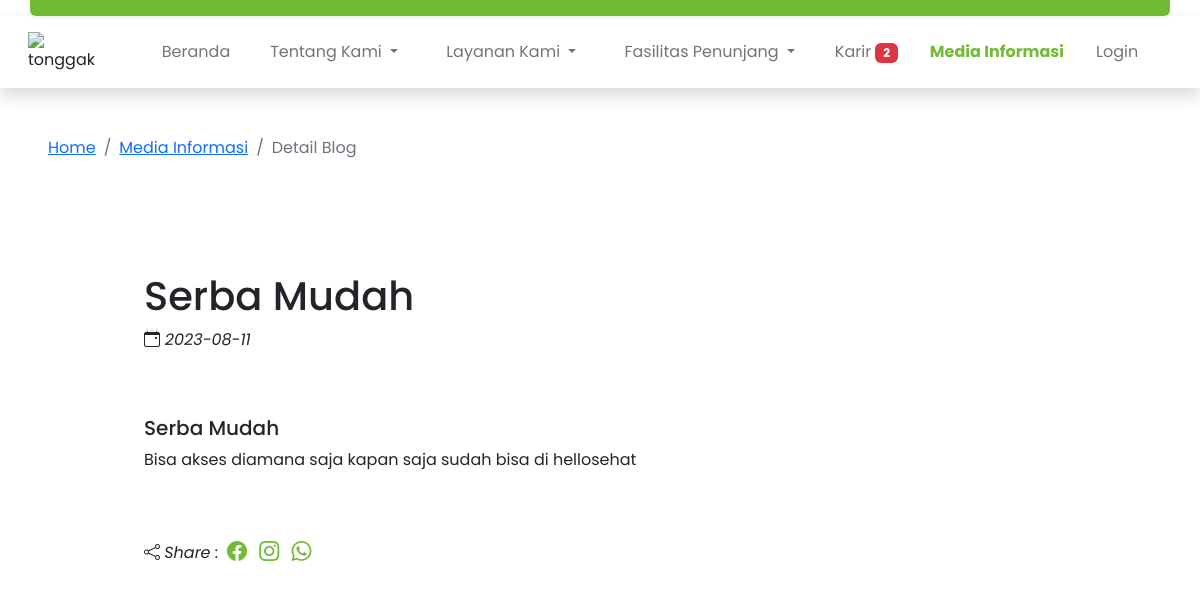
The page /media-informasi/detail_blog.php?id=1 on the database its author committed.
### tables this page shows
CREATE TABLE `tb_blog` (
  `id` int(11) NOT NULL,
  `gambar_blog` varchar(255) NOT NULL,
  `judul_blog` varchar(255) NOT NULL,
  `isi_blog` text NOT NULL,
  `tanggal_blog` varchar(255) NOT NULL
);

### media-informasi/detail_blog.php (the view, shortened to what this page needs)
<!DOCTYPE html>
<html lang="en">
<head>
    <link href="https://cdn.jsdelivr.net/npm/bootstrap@5.2.2/dist/css/bootstrap.min.css" rel="stylesheet">
    <link rel="stylesheet" href="../assets/css/media-informasi.css">
    <link rel="stylesheet" href="../assets/css/style.css">
    <link rel="stylesheet" href="https://cdnjs.cloudflare.com/ajax/libs/animate.css/4.1.1/animate.min.css" />
    <link rel="stylesheet" href="https://cdn.jsdelivr.net/npm/bootstrap-icons@1.10.2/font/bootstrap-icons.css">
    <link href="https://unpkg.com/aos@2.3.1/dist/aos.css" rel="stylesheet">
    <link rel="stylesheet" href="https://maxcdn.bootstrapcdn.com/font-awesome/4.5.0/css/font-awesome.min.css">
    <link rel="stylesheet" href="https://cdn.jsdelivr.net/npm/swiper@9/swiper-bundle.min.css" />
</head>
<body>
    <section id="contact-nav">
        <div class="container bg-green py-2 rounded-bottom shadow-sm">
        </div>
    </section>
    <nav class="navbar navbar-expand-lg margin-center py-3 sticky-top shadow">
        <div class="container-fluid">
            <img src="../assets/img/logo.png" alt="tonggakhusada" class="logo-size px-3">
            <div class="collapse navbar-collapse" id="navbarNavAltMarkup">
                <div class="navbar-nav mx-auto">
                    <a class="nav-link px-3" aria-current="page" href="/">Beranda</a>
                    <li class="nav-item dropdown px-3">
                        <a class="nav-link dropdown-toggle" href="#" role="button" data-bs-toggle="dropdown" aria-expanded="false">
                            Tentang Kami
                        </a>
                    </li>
                    <li class="nav-item dropdown px-3">
                        <a class="nav-link dropdown-toggle" href="#" role="button" data-bs-toggle="dropdown" aria-expanded="false">
                            Layanan Kami
                        </a>
                    </li>
                    <li class="nav-item dropdown px-3">
                        <a class="nav-link dropdown-toggle" href="#" role="button" data-bs-toggle="dropdown" aria-expanded="false">
                            Fasilitas Penunjang
                        </a>
                    </li>
                    <?php
                    include "../assets/php/config.php";
                    $data = mysqli_query($conn, "SELECT * from tb_karir");
                    $totKarir = mysqli_num_rows($data);
                    ?>
                    <a class="nav-link px-3" aria-current="page" href="../karir">Karir <span class="badge bg-danger"><?php echo $totKarir; ?></span></a>
                    <a class="nav-link px-3 active-green" aria-current="page" href="karir">Media Informasi</a>
                    <a class="nav-link px-3" aria-current="page" href="login"> Login</a>
                </div>
            </div>
        </div>
    </nav>
    <?php
    $id = $_GET['id'];
    include '../assets/php/config.php';
    $get_data = mysqli_query($conn, "SELECT * FROM tb_blog WHERE id='$id' ");
    $row = mysqli_fetch_array($get_data);
    ?>
    <div class="conatainer py-5 px-5">
        <div class="row">
            <nav aria-label="breadcrumb">
                <ol class="breadcrumb">
                    <li class="breadcrumb-item"><a href="#">Home</a></li>
                    <li class="breadcrumb-item"><a href="index">Media Informasi</a></li>
                    <li class="breadcrumb-item active" aria-current="page">Detail Blog</li>
                </ol>
            </nav>
        </div>
        <div class="container py-5 px-5">
            <div class="row px-5 py-5">
                <h1><?= $row['judul_blog']; ?></h1>
                <p><i class="bi bi-calendar-event"> <?= $row['tanggal_blog']; ?></i></p>
                <br>
                <div class="col-12 my-5">
                    <h5><?= $row['judul_blog']; ?></h5>
                    <p><?= $row['isi_blog']; ?></p>
                </div>
                <div class="col-12">
                    <i class="bi bi-share"></i>
                    <i>Share :</i>
                    <i class="bi bi-facebook text-green fs-5 mx-1"></i>
                    <i class="bi bi-instagram text-green fs-5 mx-1"></i>
                    <i class="bi bi-whatsapp text-green fs-5 mx-1"></i>
                </div>
            </div>
        </div>
    </div>
</body>
</html>

### assets/css/media-informasi.css (style rules this page uses)
body { font-family: "Poppins", sans-serif; }

### assets/css/style.css (style rules this page uses)
body { font-family: "Poppins", sans-serif; }
.logo-size { width: 100px; height: auto; }
.bg-green { background-color: #72bb36; }
.active-green { font-weight: bold; color: #72bb36; }

### media-informasi/detail_blog.php (style rules this page uses)
.text-green { color: #72bb36; }

### rows shown on the page
tb_blog: judul_blog "Serba Mudah", tanggal_blog "2023-08-11", isi_blog "Bisa akses diamana saja kapan saja sudah bisa di hellosehat"

### other values the page prints
$totKarir "2"
